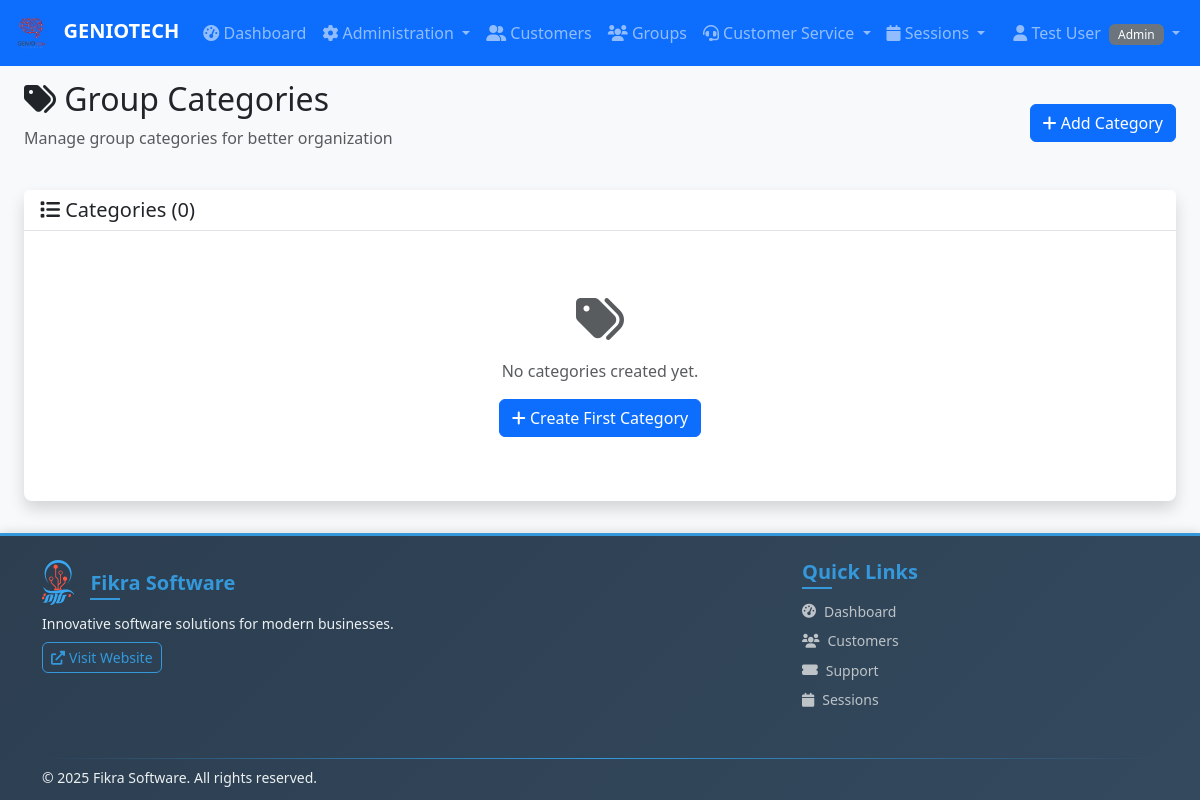
The app's page /admin/categories (signed in), older data.
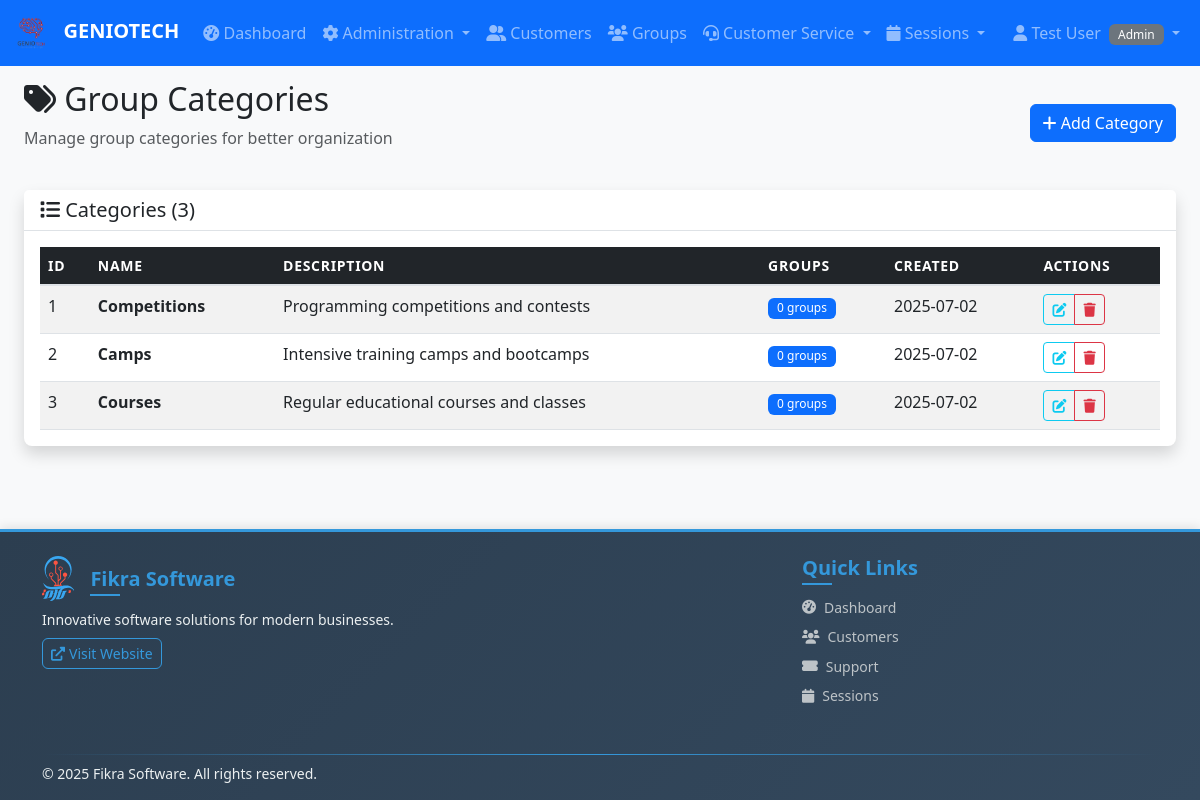
The same page, newer data.
### app.py (models this page shows)
class User(UserMixin, db.Model):
    id = db.Column(db.Integer, primary_key=True)
    username = db.Column(db.String(80), unique=True, nullable=False)
    email = db.Column(db.String(120), unique=True, nullable=False)
    password_hash = db.Column(db.String(120), nullable=False)
    role = db.Column(db.String(20), nullable=False)  # admin, instructor, customer_service
    first_name = db.Column(db.String(50), nullable=False)
    last_name = db.Column(db.String(50), nullable=False)
    created_at = db.Column(db.DateTime, default=datetime.utcnow)
    is_active = db.Column(db.Boolean, default=True)

class CourseCategory(db.Model):
    id = db.Column(db.Integer, primary_key=True)
    name = db.Column(db.String(50), nullable=False)
    description = db.Column(db.Text)
    created_at = db.Column(db.DateTime, default=datetime.utcnow)

### app.py (the view)
@app.route('/admin/categories')
@admin_required
def admin_categories():
    categories = CourseCategory.query.all()
    return render_template('admin/categories.html', categories=categories)

### app.py (called while the page is built)
@login_manager.user_loader
def load_user(user_id):
    return User.query.get(int(user_id))

def admin_required(f):
    @wraps(f)
    def decorated_function(*args, **kwargs):
        if not current_user.is_authenticated or current_user.role != 'admin':
            flash('Admin access required.', 'error')
            return redirect(url_for('dashboard'))
        return f(*args, **kwargs)
    return decorated_function

### templates/admin/categories.html (shortened to what this page needs)
{% extends "base.html" %}
{% block content %}
<div class="container-fluid">
    <div class="row">
        <div class="col-12">
            <div class="d-flex justify-content-between align-items-center mb-4">
                <div>
                    <h2><i class="fas fa-tags"></i> Group Categories</h2>
                    <p class="text-muted">Manage group categories for better organization</p>
                </div>
                <button type="button" class="btn btn-primary" data-bs-toggle="modal" data-bs-target="#addCategoryModal">
                    <i class="fas fa-plus"></i> Add Category
                </button>
            </div>
        </div>
    </div>
    <div class="row">
        <div class="col-12">
            <div class="card shadow">
                <div class="card-header">
                    <h5 class="card-title mb-0">
                        <i class="fas fa-list"></i> Categories ({{ categories|length }})
                    </h5>
                </div>
                <div class="card-body">
                    {% if categories %}
                    <div class="table-responsive">
                        <table class="table table-striped table-hover">
                            <thead class="table-dark">
                                <tr>
                                    <th>ID</th>
                                    <th>Name</th>
                                    <th>Description</th>
                                    <th>Groups</th>
                                    <th>Created</th>
                                    <th>Actions</th>
                                </tr>
                            </thead>
                            <tbody>
                                {% for category in categories %}
                                <tr>
                                    <td>{{ category.id }}</td>
                                    <td><strong>{{ category.name }}</strong></td>
                                    <td>
                                        {% if category.description %}
                                        {{ category.description[:100] }}
                                        {% else %}
                                        <span class="text-muted">No description</span>
                                        {% endif %}
                                    </td>
                                    <td>
                                        <span class="badge bg-primary">{{ category.category_groups|length }}
                                            groups</span>
                                    </td>
                                    <td>{{ category.created_at.strftime('%Y-%m-%d') }}</td>
                                    <td>
                                        <div class="btn-group btn-group-sm">
                                            <button type="button" class="btn btn-outline-info btn-sm"
                                                data-bs-toggle="modal"
                                                data-bs-target="#editCategoryModal{{ category.id }}">
                                                <i class="fas fa-edit"></i>
                                            </button>
                                            {% if category.category_groups|length == 0 %}
                                            <button type="button"
                                                class="btn btn-outline-danger btn-sm delete-category-btn"
                                                data-category-id="{{ category.id }}"
                                                data-category-name="{{ category.name }}">
                                                <i class="fas fa-trash"></i>
                                            </button>
                                            {% endif %}
                                        </div>
                                    </td>
                                </tr>
                                {% endfor %}
                            </tbody>
                        </table>
                    </div>
                    {% else %}
                    <div class="text-center text-muted py-5">
                        <i class="fas fa-tags fa-3x mb-3"></i>
                        <p>No categories created yet.</p>
                        <button type="button" class="btn btn-primary" data-bs-toggle="modal"
                            data-bs-target="#addCategoryModal">
                            <i class="fas fa-plus"></i> Create First Category
                        </button>
                    </div>
                    {% endif %}
                </div>
            </div>
        </div>
    </div>
</div>
{% endblock %}

### templates/base.html (shortened to what this page needs)
<!DOCTYPE html>
<html lang="en">
<head>
    <link href="https://cdn.jsdelivr.net/npm/bootstrap@5.3.0/dist/css/bootstrap.min.css" rel="stylesheet">
    <link href="https://cdnjs.cloudflare.com/ajax/libs/font-awesome/6.0.0/css/all.min.css" rel="stylesheet">
    <link href="{{ url_for('static', filename='css/style.css') }}" rel="stylesheet">
</head>
<body>
    {% if current_user.is_authenticated %}
    <nav class="navbar navbar-expand-lg navbar-dark bg-primary">
        <div class="container-fluid">
            <a class="navbar-brand" href="{{ url_for('dashboard') }}">
                <img src="{{ url_for('static', filename='images/GENIOTECH.png') }}" alt="GENIO TECH" height="40"
                    class="me-2">
                GENIOTECH
            </a>
            <div class="collapse navbar-collapse" id="navbarNav">
                <ul class="navbar-nav me-auto">
                    <li class="nav-item">
                        <a class="nav-link" href="{{ url_for('dashboard') }}">
                            <i class="fas fa-tachometer-alt"></i> Dashboard
                        </a>
                    </li>
                    {% if current_user.role == 'admin' %}
                    <li class="nav-item dropdown">
                        <a class="nav-link dropdown-toggle" href="#" role="button" data-bs-toggle="dropdown">
                            <i class="fas fa-cog"></i> Administration
                        </a>
                    </li>
                    {% endif %}
                    {% if current_user.role != 'instructor' %}
                    <li class="nav-item">
                        <a class="nav-link" href="{{ url_for('customers') }}">
                            <i class="fas fa-user-friends"></i> Customers
                        </a>
                    </li>
                    {% endif %}
                    <li class="nav-item">
                        <a class="nav-link" href="{{ url_for('groups') }}">
                            <i class="fas fa-users"></i> Groups
                        </a>
                    </li>
                    {% if current_user.role in ['customer_service', 'admin'] %}
                    <li class="nav-item dropdown">
                        <a class="nav-link dropdown-toggle" href="#" role="button" data-bs-toggle="dropdown">
                            <i class="fas fa-headset"></i> Customer Service
                        </a>
                    </li>
                    {% endif %}
                    {% if current_user.role in ['instructor', 'admin'] %}
                    <li class="nav-item dropdown">
                        <a class="nav-link dropdown-toggle" href="#" role="button" data-bs-toggle="dropdown">
                            <i class="fas fa-calendar"></i> Sessions
                        </a>
                    </li>
                    {% endif %}
                </ul>
                <ul class="navbar-nav">
                    <li class="nav-item dropdown">
                        <a class="nav-link dropdown-toggle" href="#" role="button" data-bs-toggle="dropdown">
                            <i class="fas fa-user"></i> {{ current_user.first_name }} {{ current_user.last_name }}
                            <span class="badge bg-secondary ms-1">{{ current_user.role.title() }}</span>
                        </a>
                    </li>
                </ul>
            </div>
        </div>
    </nav>
    {% endif %}
    <main class="{% if current_user.is_authenticated %}container-fluid mt-4{% endif %}">
        {% block content %}{% endblock %}
    </main>
    <footer class="footer">
        <div class="container">
            <div class="row justify-content-between">
                <div class="col-lg-6 col-md-6 mb-3">
                    <div class="d-flex align-items-center mb-2">
                        <h5 class="mb-0">Fikra Software</h5>
                    </div>
                    <p class="mb-2">Innovative software solutions for modern businesses.</p>
                    <a href="https://fikra.solutions/" target="_blank" class="btn btn-outline-primary btn-sm">
                        <i class="fas fa-external-link-alt me-1"></i> Visit Website
                    </a>
                </div>
                <div class="col-lg-4 col-md-6 mb-3">
                    <h5>Quick Links</h5>
                    <ul class="list-unstyled">
                        <li class="mb-2"><a
                                href="{{ url_for('dashboard') if current_user.is_authenticated else url_for('login') }}"><i
                                    class="fas fa-tachometer-alt me-2"></i>Dashboard</a></li>
                        {% if not current_user.is_authenticated or current_user.role != 'instructor' %}
                        <li class="mb-2"><a
                                href="{{ url_for('customers') if current_user.is_authenticated else '#' }}"><i
                                    class="fas fa-users me-2"></i>Customers</a></li>
                        {% endif %}
                        <li class="mb-2"><a href="{{ url_for('tickets') if current_user.is_authenticated else '#' }}"><i
                                    class="fas fa-ticket-alt me-2"></i>Support</a></li>
                        <li class="mb-2"><a
                                href="{{ url_for('sessions') if current_user.is_authenticated else '#' }}"><i
                                    class="fas fa-calendar me-2"></i>Sessions</a></li>
                    </ul>
                </div>
            </div>
            <div class="footer-divider"></div>
            <div class="row align-items-center">
                <div class="col-md-8">
                    <p class="mb-0">© <span id="current-year"></span> Fikra Software. All rights reserved.</p>
                </div>
            </div>
        </div>
    </footer>
</body>
</html>

### static/css/style.css (style rules this page uses)
body { font-family: "Segoe UI", Tahoma, Geneva, Verdana, sans-serif; background-color: #f8f9fa; }
.navbar-brand { font-weight: bold; font-size: 1.25rem; }
.navbar-nav .nav-link { font-weight: 500; transition: color 0.2s ease; }
.card { border: none; border-radius: 0.5rem; box-shadow: 0 0.125rem 0.25rem rgba(0, 0, 0, 0.075); transition: all 0.15s ease-in-out; }
.card-header { background-color: #fff; border-bottom: 1px solid #dee2e6; font-weight: 600; }
.btn { border-radius: 0.375rem; font-weight: 500; transition: all 0.15s ease-in-out; }
.btn-group .btn { border-radius: 0.25rem; }
.table { margin-bottom: 0; }
.table thead th { border-top: none; border-bottom: 2px solid #dee2e6; font-weight: 600; text-transform: uppercase; font-size: 0.875rem; letter-spacing: 0.05em; }
.badge { font-size: 0.75em; font-weight: 500; padding: 0.375em 0.75em; }
.footer { background: linear-gradient(135deg, #2c3e50 0%, #34495e 100%); color: #ecf0f1; font-size: 0.875rem; box-shadow: 0 -2px 10px rgba(0, 0, 0, 0.1); }
.footer h5 { color: #3498db; font-weight: 600; margin-bottom: 1rem; position: relative; }
.footer h5::after { content: ""; position: absolute; bottom: -5px; left: 0; width: 30px; height: 2px; background: #3498db; }
.footer .fikra-logo { height: 45px; width: auto; transition: transform 0.3s ease, filter 0.3s ease; filter: brightness(1.1); }
.footer a { text-decoration: none; color: #bdc3c7; transition: all 0.3s ease; display: inline-flex; align-items: center; }
.footer .btn-outline-primary { border-color: #3498db; color: #3498db; transition: all 0.3s ease; }

### templates/base.html (style rules this page uses)
body { padding-top: 56px; display: flex; flex-direction: column; min-height: 100vh; }
.navbar { position: fixed; top: 0; width: 100%; z-index: 1030; }
.footer { background-color: #2c3e50; color: #ecf0f1; margin-top: auto; padding: 1.5rem 0 1rem 0; border-top: 3px solid #3498db; }
.footer h5 { color: #3498db; font-weight: 600; margin-bottom: 1rem; }
.footer a { color: #bdc3c7; text-decoration: none; transition: color 0.3s ease; }
.fikra-logo { height: 32px; width: auto; transition: transform 0.3s ease; }
main { flex: 1; padding-bottom: 2rem; }
.footer-divider { height: 1px; background: linear-gradient(to right, transparent, #3498db, transparent); margin: 1rem 0 0.5rem 0; }

Row changes from the older to the newer data that the page shows:
added CourseCategory: id "1", name "Competitions", description "Programming competitions and contests", category_groups|length "0", created_at "2025-07-02"
added CourseCategory: id "2", name "Camps", description "Intensive training camps and bootcamps", category_groups|length "0", created_at "2025-07-02"
added CourseCategory: id "3", name "Courses", description "Regular educational courses and classes", category_groups|length "0", created_at "2025-07-02"
Text that changed along with them:
{{ categories|length }}: "0" → "3"
text no longer shown: "No categories created yet. Create First Category"
text now shown: "ID NAME DESCRIPTION GROUPS CREATED ACTIONS"
